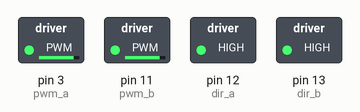
Recording of a sketch running on a simulated Arduino Uno, built with avr-gcc and run on an emulated ATmega328P. On the bench: switched loads named in the sketch (green lamp = pin HIGH). At 3.9 s the program stops and its outputs stay as they are.

Above: at 0.1 s.
At 1.45 s:
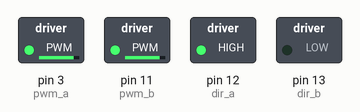
At 2.35 s:
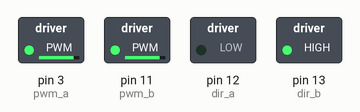
At 2.9 s:
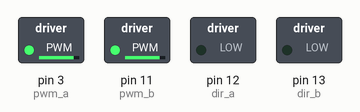
At 4.0 s:
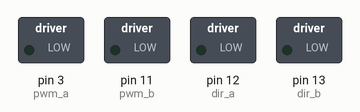
Timing chart, 0 to 5.4 s (numbered marks = the images above):
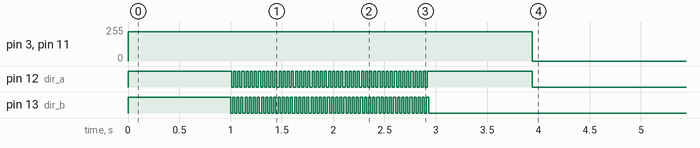

The sketch:

stepper_control.ino
```cpp
// (licence header left out)
//Motor control variables
//PWM control for motor outputs 1 and 2 is on digital pin 3
int pwm_a = 3;
//PWM control for motor outputs 3 and 4 is on digital pin 11
int pwm_b = 11;
//direction control for motor outputs 1 and 2 is on digital pin 12
int dir_a = 12;
//direction control for motor outputs 3 and 4 is on digital pin 13
int dir_b = 13;

//time step, this is the value for the size of the step, if I increase V the steps will become bigger!
int dt = 400; //default 380
int v = 220;

//Control methods

//steps 4 times for each n
void step_forward(int n, int dt)
{
  int i = 0;
  while (i < n){
    analogWrite(pwm_a, 0);
    analogWrite(pwm_b, 0);
    digitalWrite(dir_a,HIGH);
    digitalWrite(dir_b,LOW);
    analogWrite(pwm_a, v);
    analogWrite(pwm_b, v);
    delay(dt);
    i++;
    if (i>n-1){break;}

    analogWrite(pwm_a, 0);
    analogWrite(pwm_b, 0);
    digitalWrite(dir_a,LOW);
    digitalWrite(dir_b,LOW);
    analogWrite(pwm_a, v);
    analogWrite(pwm_b, v);
    delay(dt);
    i++;
    if (i>n-1){break;}

    analogWrite(pwm_a, 0);
    analogWrite(pwm_b, 0);
    digitalWrite(dir_a,LOW);
    digitalWrite(dir_b,HIGH);
    analogWrite(pwm_a, v);
    analogWrite(pwm_b, v);
    delay(dt);
    i++;
    if (i>n-1){break;}

    analogWrite(pwm_a, 0);
    analogWrite(pwm_b, 0);
    digitalWrite(dir_a,HIGH);
    digitalWrite(dir_b,HIGH);
    analogWrite(pwm_a, v);
    analogWrite(pwm_b, v);
    delay(dt);
    i++;}
}

void step_backward(int n, int dt)
{
  int i = 0;
  while (i < n){
  analogWrite(pwm_a, 0);
  analogWrite(pwm_b, 0);
  digitalWrite(dir_a,HIGH);
  digitalWrite(dir_b,HIGH);
  analogWrite(pwm_a, v);
  analogWrite(pwm_b, v);
  delay(dt);
  i++;
  if (i>n){break;}

  analogWrite(pwm_a, 0);
  analogWrite(pwm_b, 0);
  digitalWrite(dir_a,LOW);
  digitalWrite(dir_b,HIGH);
  analogWrite(pwm_a, v);
  analogWrite(pwm_b, v);
  delay(dt);
  i++;
  if (i>n){break;}

  analogWrite(pwm_a, 0);
  analogWrite(pwm_b, 0);
  digitalWrite(dir_a,LOW);
  digitalWrite(dir_b,LOW);
  analogWrite(pwm_a, v);
  analogWrite(pwm_b, v);
  delay(dt);
  i++;
  if (i>n){break;}
  analogWrite(pwm_a, 0);
  analogWrite(pwm_b, 0);
  digitalWrite(dir_a,HIGH);
  digitalWrite(dir_b,LOW);
  analogWrite(pwm_a, v);
  analogWrite(pwm_b, v);
  delay(dt);
  i++;
  }
}


//main code
void setup()
{
  pinMode(pwm_a, OUTPUT);  //Set control pins to be outputs
  pinMode(pwm_b, OUTPUT);
  pinMode(dir_a, OUTPUT);
  pinMode(dir_b, OUTPUT);
  digitalWrite(dir_a,HIGH);
  digitalWrite(dir_b,HIGH);
  analogWrite(pwm_a, v);
  analogWrite(pwm_b, v);
  Serial.begin(9600);
}

void loop()
{
  //First value is the number of steps, second value is the time spent at each steps
   delay(1000); //wait time before rotation
   int j = 0;
   while(true){
    if (j<1){ //ensures only turns once - could put serial commands in for repeat.
      step_forward(193, 10);   //full circle countercloickwize
      delay(1000);
      //turns off stepper after move to get rid of irritating noise
      analogWrite(pwm_a, 0);
      analogWrite(pwm_b, 0);
      digitalWrite(dir_a,LOW);
      digitalWrite(dir_b,LOW);
      j++;
    }
   }

   //old code for going clockwize
   //step_backward(6, 400);
   //delay(500);
}
```

Measured:
- by itself, pin 3 (pwm_a), pin 11 (pwm_b): 220/255 → 0/255 at 3.9 s
- by itself, pin 12 (dir_a): goes 47 × (LOW 0.02 s, HIGH 0.02 s), LOW 0.02 s, HIGH 1.0 s, then LOW
- by itself, pin 13 (dir_b): alternates HIGH for 0.02 s and LOW for 0.02 s, 97 changes in all, then stays LOW
